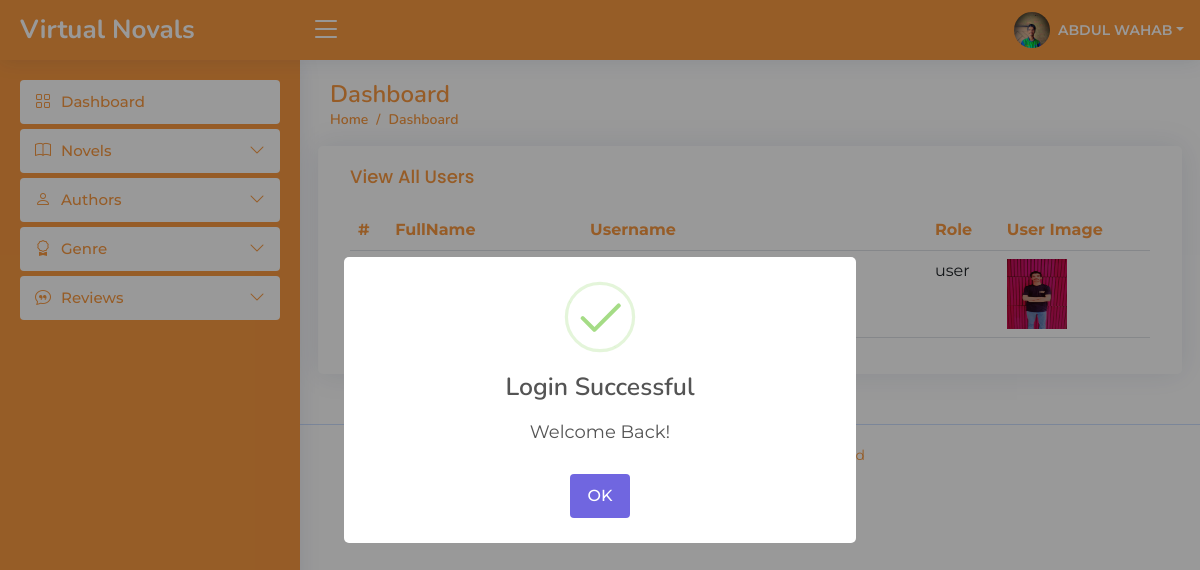
The app's page /admin/index.php (signed in) with its own data.
### tables this page shows
CREATE TABLE `users` (
  `user_id` int(11) NOT NULL,
  `username` varchar(255) NOT NULL,
  `fullname` varchar(50) NOT NULL,
  `password_hash` varchar(255) NOT NULL,
  `role` enum('user','admin') DEFAULT 'user',
  `user_img` text NOT NULL DEFAULT 'none'
);

### admin/index.php (the view, shortened to what this page needs)
<?php
require_once('../modules/conn.php');
if(isset($_SESSION['username']))
{
?>
<!DOCTYPE html>
<html lang="en">
<head>
  <?php require 'components/head.php' ?>
</head>
<body>
  <?php
  include('components/header.php');
  ?>
  <?php
  include('components/sidebar.php');
  ?>
  <main id="main" class="main">
    <div class="pagetitle">
      <h1>Dashboard</h1>
      <nav>
        <ol class="breadcrumb">
          <li class="breadcrumb-item"><a href="index.php">Home</a></li>
          <li class="breadcrumb-item active">Dashboard</li>
        </ol>
      </nav>
    </div>
        <div class="col-lg-12">
          <div class="row">
<div class="card">
  <div class="card-body">
    <h5 class="card-title">View All  Users</h5>
    <table class="table table-hover datatable">
      <thead class="samad-dashborad-header">
        <tr>
          <th scope="col">#</th>
          <th scope="col">FullName</th>
          <th scope="col">Username</th>
          <th scope="col">Role</th>
          <th scope="col">User Image</th>
        </tr>
      </thead>
      <tbody>
      <?php
        $query = "SELECT * FROM users WHERE role = 'user';";
        $query_run = mysqli_query($conn,$query);
        while($row = mysqli_fetch_assoc($query_run)){
        ?>
        <tr>
          <th scope="row"><?php echo $row['user_id'] ?></th>
          <td><?php echo $row['fullname'] ?></td>
          <td><?php echo $row['username'] ?></td>
          <td><?php echo $row['role'] ?></td>
          <td><img src=".<?php echo $row['user_img'] ?>" alt="Image" height="70" width="60"></td>
        </tr>
        <?php
        }
       ?>
      </tbody>
    </table>
  </div>
</div>
          </div>
        </div>
  </main>
  <?php
  include('components/footer.php');
  ?>
</body>
</html>
<?php
      }else{
        header("location:../login.php");
      }
?>

### admin/components/header.php (shortened to what this page needs)
<?php
    $id = $_SESSION['id'];
    require('../modules/conn.php');
  $headerQuiry = "SELECT * FROM `users` where user_id = '$id'";
  $headerResult = $conn->query($headerQuiry);
  $headerData=  mysqli_fetch_array($headerResult)
?>
 <header id="header" class="header fixed-top d-flex align-items-center">
<div class="d-flex align-items-center justify-content-between">
  <a href="index.php?session=admin" class="logo d-flex align-items-center">
    <span class="d-none d-lg-block">Virtual Novals</span>
  </a>
  <i class="bi bi-list toggle-sidebar-btn"></i>
</div>
<nav class="header-nav ms-auto">
  <ul class="d-flex align-items-center">
    <li class="nav-item dropdown pe-3">
      <a class="nav-link nav-profile d-flex align-items-center pe-0" href="#" data-bs-toggle="dropdown">
        <img src="./<?php echo $headerData['user_img'] ?>" alt="Profile" class="rounded-circle" style="aspect-ratio: 1/1; object-fit: cover; object-position: top;">
        <span class="d-none d-md-block dropdown-toggle text-capitalize ps-2"><?php echo $headerData['fullname'] ?></span>
      </a>
    </li>
  </ul>
</nav>
</header>

### admin/assets/css/style.css (style rules this page uses)
:root { scroll-behavior: smooth; }
body { font-family: "Montserrat", sans-serif; }
a { color: #FA9A41; text-decoration: none; }
h1, h2, h3, h4, h5, h6 { font-family: "Nunito", sans-serif; }
#main { margin-top: 60px; padding: 20px 30px; transition: all 0.3s; }
.pagetitle { margin-bottom: 10px; }
.pagetitle h1 { font-size: 24px; margin-bottom: 0; font-weight: 600; color: #FA9A41; }
.card { margin-bottom: 30px; border: none; border-radius: 5px; box-shadow: 0px 0 30px rgba(1, 41, 112, 0.1); }
.card-title { padding: 20px 0 15px 0; font-size: 18px; font-weight: 500; color: #FA9A41; font-family: "Poppins", sans-serif; }
.table .samad-dashborad-header th { color: #FA9A41; text-wrap: nowrap; }
.card-body { padding: 0 20px 20px 20px; width: 100%; }
.breadcrumb { font-size: 14px; font-family: "Nunito", sans-serif; color: #FA9A41; font-weight: 600; }
.breadcrumb a { color: #FA9A41; transition: 0.3s; }
.breadcrumb .breadcrumb-item::before { color: #FA9A41; }
.breadcrumb .active { color: #FA9A41; font-weight: 600; }
.logo { line-height: 1; }
@media (min-width: 1200px) { .logo { width: 280px; } }
.logo span { font-size: 26px; font-weight: 700; color:white; font-family: "Nunito", sans-serif; }
.header { transition: all 0.5s; z-index: 997; height: 60px; box-shadow: 0px 2px 20px rgba(1, 41, 112, 0.1); background-color: #FA9A41; padding-left: 20px; }
.header .toggle-sidebar-btn { font-size: 32px; padding-left: 10px; cursor: pointer; color: white; }
.header-nav ul { list-style: none; }
.header-nav>ul { margin: 0; padding: 0; }
.header-nav .nav-profile { color: white; }
.header-nav .nav-profile img { max-height: 36px; }
.header-nav .nav-profile span { font-size: 14px; font-weight: 600; }
@media (min-width: 1200px) { #main, #footer { margin-left: 300px; } }

### records on screen
users: user_img (picture), fullname "ABDUL WAHAB"
users: role "user", user_img (picture)
